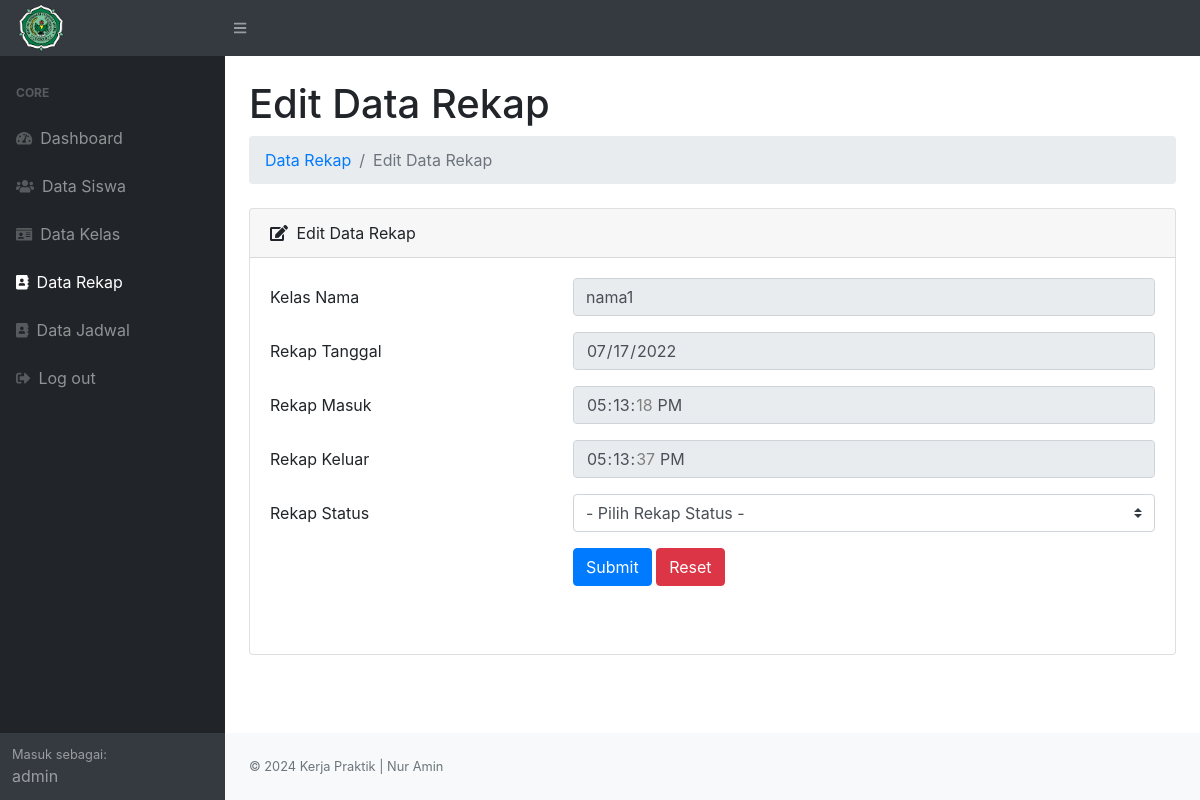
The app's page /edit_rekap.php?rekap_id=5 (signed in) with its own data.
### tables this page shows
CREATE TABLE `rekap` (
  `rekap_id` bigint(20) NOT NULL,
  `jadwal_id` int(12) NOT NULL,
  `siswa_id` int(12) NOT NULL,
  `rekap_tanggal` date NOT NULL,
  `rekap_masuk` time DEFAULT NULL,
  `rekap_keluar` time DEFAULT NULL,
  `rekap_photomasuk` varchar(255) DEFAULT NULL,
  `status1` tinyint(2) NOT NULL DEFAULT 0,
  `rekap_photokeluar` varchar(255) DEFAULT NULL,
  `status2` tinyint(2) NOT NULL DEFAULT 0,
  `rekap_keterangan` text DEFAULT NULL
);

CREATE TABLE `siswa` (
  `siswa_id` int(12) NOT NULL,
  `kelas_id` int(12) NOT NULL,
  `siswa_rfid` varchar(10) NOT NULL,
  `siswa_nama` varchar(50) NOT NULL,
  `siswa_absen` varchar(16) NOT NULL,
  `siswa_jeniskelamin` enum('M','F') NOT NULL,
  `siswa_lahir` date NOT NULL,
  `siswa_nomorhp` varchar(20) NOT NULL,
  `siswa_alamat` varchar(500) NOT NULL,
  `siswa_foto` varchar(255) NOT NULL,
  `siswa_status` enum('1','0') NOT NULL DEFAULT '1'
);

### edit_rekap.php (the view, shortened to what this page needs)
<?php
require_once("./header.php");
if (isset($_GET["rekap_id"])) {
    $id = $_GET["rekap_id"];
} else {
    header("location:./data_rekap.php");
    exit();
}
$sql = "SELECT `rekap`.`rekap_id`, `siswa`.`siswa_foto`, `siswa`.`siswa_nama`, `rekap`.`rekap_tanggal`, `rekap`.`rekap_masuk`, `rekap`.`rekap_keluar`, `rekap`.`rekap_photomasuk`, `rekap`.`rekap_photokeluar`, `rekap`.`rekap_keterangan`
        FROM `rekap` INNER JOIN `siswa` ON `rekap`.`siswa_id` = `siswa`.`siswa_id` WHERE `rekap`.`rekap_id` = '$id'";
$result = $koneksi->query($sql);
while ($row = $result->fetch_assoc()) {
    $siswa_nama = $row['siswa_nama'];
    $rekap_tanggal = $row['rekap_tanggal'];
    $rekap_masuk = $row['rekap_masuk'];
    $rekap_keluar = $row['rekap_keluar'];
}
?>
<div id="layoutSidenav_content">
    <main>
        <div class="container-fluid">
            <h1 class="mt-4">Edit Data Rekap</h1>
            <ol class="breadcrumb mb-4">
                <li class="breadcrumb-item"><a href="./data_kelas.php">Data Rekap</a></li>
                <li class="breadcrumb-item active">Edit Data Rekap</li>
            </ol>
            <div class="card mb-4">
                <div class="card-header">
                    <i class="fas fa-edit mr-1"></i>
                    Edit Data Rekap
                </div>
                <div class="card-body">
                    <form class="mb-5" action="./edit_rekap_post.php" method="POST" id="appsform"
                        enctype="multipart/form-data">
                        <div class="form-group row">
                            <label class="col-sm-4 col-form-label" for="kelasNama">Kelas Nama</label>
                            <div class="col-sm-8">
                                <input type="text" class="form-control" id="kelasNama" name="kelasNama"
                                    placeholder="Masukkan Nama Kelas" value="<?php echo $siswa_nama; ?>"
                                    autocomplete="off" minlength="2" maxlength="50" disabled>
                            </div>
                        </div>
                        <div class="form-group row">
                            <label class="col-sm-4 col-form-label" for="rekapTanggal">Rekap Tanggal</label>
                            <div class="col-sm-8">
                                <input type="date" class="form-control" id="rekapTanggal" name="rekapTanggal"
                                    value="<?php echo $rekap_tanggal; ?>" autocomplete="off" minlength="2"
                                    maxlength="50" disabled>
                            </div>
                        </div>
                        <div class="form-group row">
                            <label class="col-sm-4 col-form-label" for="rekapMasuk">Rekap Masuk</label>
                            <div class="col-sm-8">
                                <input type="time" class="form-control" id="rekapMasuk" name="rekapMasuk"
                                    value="<?php echo $rekap_masuk; ?>" autocomplete="off" minlength="2" maxlength="50"
                                    disabled>
                            </div>
                        </div>
                        <div class="form-group row">
                            <label class="col-sm-4 col-form-label" for="rekapKeluar">Rekap Keluar</label>
                            <div class="col-sm-8">
                                <input type="time" class="form-control" id="rekapKeluar" name="rekapKeluar"
                                    value="<?php echo $rekap_keluar; ?>" autocomplete="off" minlength="2" maxlength="50"
                                    disabled>
                            </div>
                        </div>
                        <div class="form-group row">
                            <label class="col-sm-4 col-form-label" for="rekapKeluar">Rekap Status</label>
                            <div class="col-sm-8">
                                <select class="custom-select" id="rekapStatus" name="rekapStatus" autocomplete="off"
                                    required>
                                    <option value="">- Pilih Rekap Status -</option>
                                </select>
                            </div>
                        </div>
                        <div class="form-group row">
                            <div class="col-sm-8 ml-auto">
                                <button type="submit" class="btn btn-primary">Submit</button>
                                <button type="reset" class="btn btn-danger">Reset</button>
                            </div>
                        </div>
                    </form>
                </div>
            </div>
        </div>
    </main>
    <?php
    require_once("./footer.php");
    ?>

### records on screen
rekap: kelasNama "nama1", rekapTanggal "07/17/2022", rekapMasuk "17:13:18", rekapKeluar "17:13:37"

### other values on screen
$username "admin"
